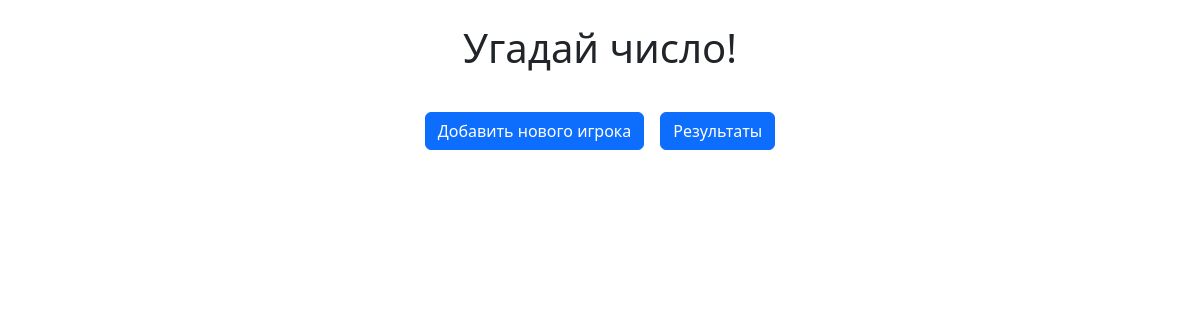
The app's page /, older data.
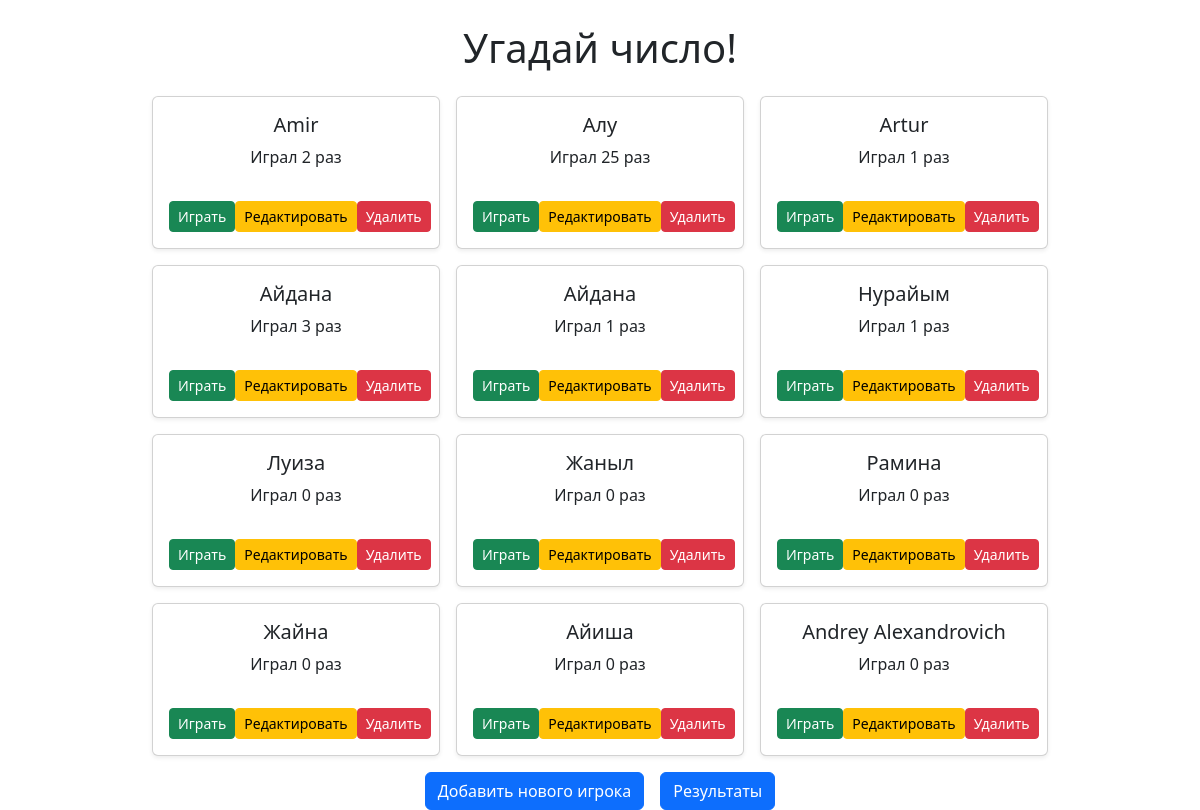
The same page, newer data.
### game_app/models.py (models this page shows, shortened)
class Player(models.Model):
    name = models.CharField(max_length=50)

class GameResult(models.Model):
    player = models.ForeignKey(Player, on_delete=models.CASCADE, related_name="results")  # добавлен related_name
    number_to_guess = models.IntegerField()
    attempts = models.IntegerField()
    success = models.BooleanField()
    date = models.DateTimeField(auto_now_add=True)

### game_app/views.py (the view)
# urls.py: path('', views.player_list, name='home'),  # <-- корень сайта показывает список игроков
def player_list(request):
    players = Player.objects.all()
    return render(request, 'game_app/player_list.html', {'players': players})

### game_app/templates/game_app/player_list.html (shortened to what this page needs)
{% load static %}
<!DOCTYPE html>
<html lang="ru">
<head>
    <link href="https://cdn.jsdelivr.net/npm/bootstrap@5.3.0/dist/css/bootstrap.min.css" rel="stylesheet">
</head>
<body>
<div class="container mt-4">
    <h1 class="mb-4 text-center">Угадай число!</h1>
    <div class="d-flex flex-wrap gap-3 justify-content-center">
        {% for player in players %}
        <div class="card shadow-sm" style="width: 18rem;">
            <div class="card-body d-flex flex-column justify-content-between text-center">
                <h5 class="card-title">{{ player.name }}</h5>
                <p class="card-text">Играл {{ player.results.all|length }} раз</p>
                <div class="d-flex justify-content-between mt-3">
                    <a href="{% url 'play_game' player.id %}" class="btn btn-success btn-sm">Играть</a>
                    <a href="{% url 'player_update' player.id %}" class="btn btn-warning btn-sm">Редактировать</a>
                    <a href="{% url 'player_delete' player.id %}" class="btn btn-danger btn-sm">Удалить</a>
                </div>
            </div>
        </div>
        {% endfor %}
    </div>
    <div class="d-flex gap-3 justify-content-center mt-3">
        <a href="{% url 'player_create' %}" class="btn btn-primary">Добавить нового игрока</a>
        <a href="{% url 'result_list' %}" class="btn btn-primary">Результаты</a>
    </div>
</div>
</body>
</html>

Row changes from the older to the newer data that the page shows:
added Player: name "Amir", results.all|length "2"
added Player: name "Алу", results.all|length "25"
added Player: name "Artur", results.all|length "1"
added Player: name "Айдана", results.all|length "3"
added Player: name "Айдана", results.all|length "1"
added Player: name "Нурайым", results.all|length "1"
added Player: name "Луиза", results.all|length "0"
added Player: name "Жаныл", results.all|length "0"
added Player: name "Рамина", results.all|length "0"
added Player: name "Жайна", results.all|length "0"
added Player: name "Айиша", results.all|length "0"
added Player: name "Andrey Alexandrovich", results.all|length "0"
